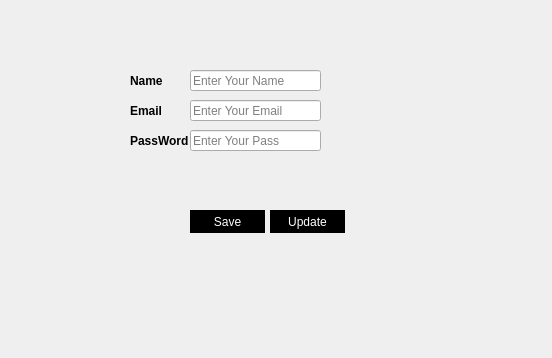
<?xml version="1.0" encoding="UTF-8"?>
<ui version="4.0">
 <class>Form</class>
 <widget class="QWidget" name="Form">
  <property name="geometry">
   <rect>
    <x>0</x>
    <y>0</y>
    <width>552</width>
    <height>358</height>
   </rect>
  </property>
  <property name="windowTitle">
   <string>Sing UP</string>
  </property>
  <widget class="QLabel" name="label">
   <property name="geometry">
    <rect>
     <x>130</x>
     <y>70</y>
     <width>61</width>
     <height>21</height>
    </rect>
   </property>
   <property name="styleSheet">
    <string notr="true">font-weight:bold;</string>
   </property>
   <property name="text">
    <string>Name</string>
   </property>
  </widget>
  <widget class="QLabel" name="label_2">
   <property name="geometry">
    <rect>
     <x>130</x>
     <y>100</y>
     <width>61</width>
     <height>21</height>
    </rect>
   </property>
   <property name="styleSheet">
    <string notr="true">font-weight:bold;</string>
   </property>
   <property name="text">
    <string>Email</string>
   </property>
  </widget>
  <widget class="QLabel" name="label_3">
   <property name="geometry">
    <rect>
     <x>130</x>
     <y>130</y>
     <width>61</width>
     <height>21</height>
    </rect>
   </property>
   <property name="styleSheet">
    <string notr="true">font-weight:bold;</string>
   </property>
   <property name="text">
    <string>PassWord</string>
   </property>
  </widget>
  <widget class="QLineEdit" name="lineEdit">
   <property name="geometry">
    <rect>
     <x>190</x>
     <y>70</y>
     <width>131</width>
     <height>21</height>
    </rect>
   </property>
   <property name="placeholderText">
    <string>Enter Your Name</string>
   </property>
  </widget>
  <widget class="QLineEdit" name="lineEdit_2">
   <property name="geometry">
    <rect>
     <x>190</x>
     <y>100</y>
     <width>131</width>
     <height>21</height>
    </rect>
   </property>
   <property name="placeholderText">
    <string>Enter Your Email</string>
   </property>
  </widget>
  <widget class="QLineEdit" name="lineEdit_3">
   <property name="geometry">
    <rect>
     <x>190</x>
     <y>130</y>
     <width>131</width>
     <height>21</height>
    </rect>
   </property>
   <property name="placeholderText">
    <string>Enter Your Pass</string>
   </property>
  </widget>
  <widget class="QPushButton" name="pushButton">
   <property name="geometry">
    <rect>
     <x>190</x>
     <y>210</y>
     <width>75</width>
     <height>23</height>
    </rect>
   </property>
   <property name="cursor">
    <cursorShape>PointingHandCursor</cursorShape>
   </property>
   <property name="styleSheet">
    <string notr="true">border:none;background-color:black;color:#fff</string>
   </property>
   <property name="text">
    <string>Save</string>
   </property>
  </widget>
  <widget class="QPushButton" name="pushButton_2">
   <property name="geometry">
    <rect>
     <x>270</x>
     <y>210</y>
     <width>75</width>
     <height>23</height>
    </rect>
   </property>
   <property name="cursor">
    <cursorShape>PointingHandCursor</cursorShape>
   </property>
   <property name="styleSheet">
    <string notr="true">border:none;background-color:black;color:#fff</string>
   </property>
   <property name="text">
    <string>Update</string>
   </property>
  </widget>
 </widget>
 <resources/>
 <connections/>
</ui>
